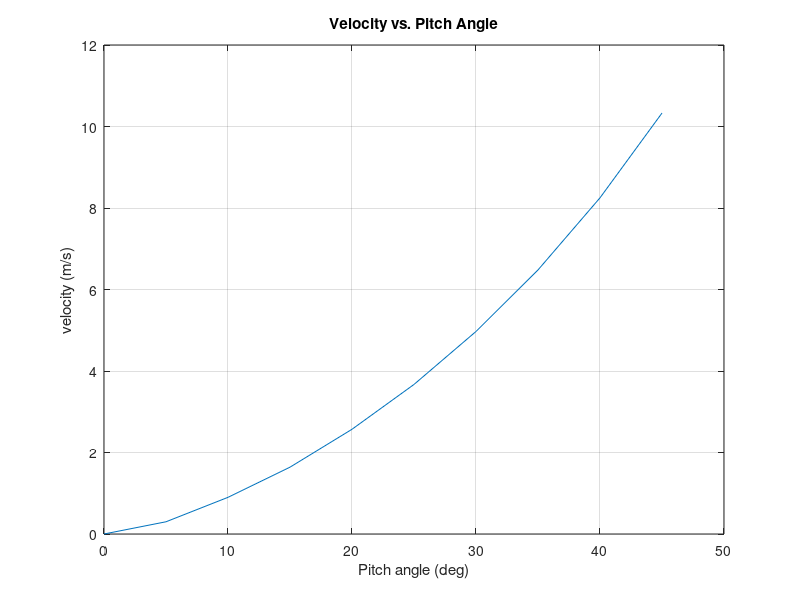

Recreate this plot in MATLAB.
pitch_angle = 0:5:45;
velocity = [0 0.3 0.9 1.64 2.57 3.67 4.97 6.48 8.25 10.33];

figure
plot(pitch_angle, velocity)
grid on
title('Velocity vs. Pitch Angle')
xlabel('Pitch angle (deg)')
ylabel('velocity (m/s)')